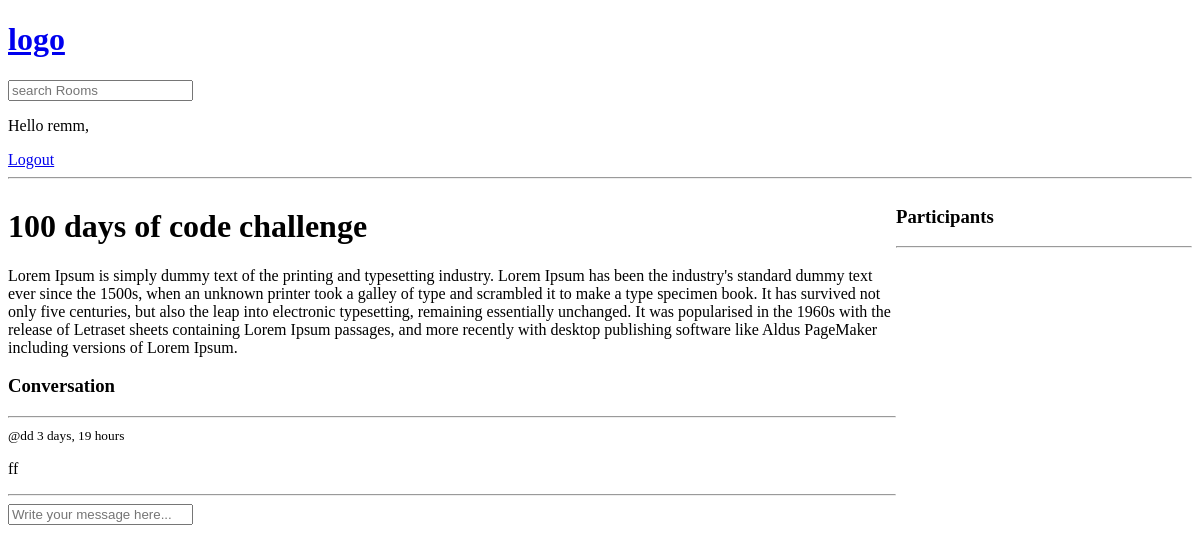
The app's page /room/2/ (signed in), older data.
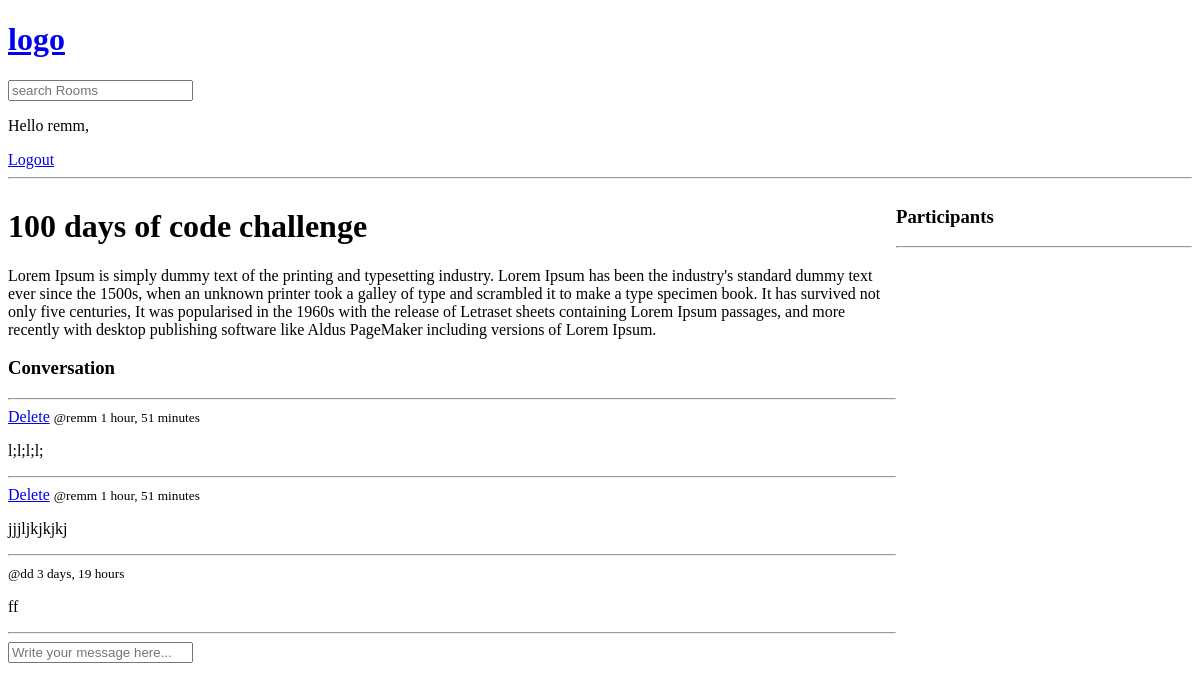
The same page, newer data.
### base/models.py (models this page shows, shortened)
class Room(models.Model):
    host=models.ForeignKey(User, on_delete=models.SET_NULL, null=True)
    topic=models.ForeignKey(Topic, on_delete=models.SET_NULL, null=True)
    name = models.CharField(max_length=200)
    description = models.TextField(null=True,blank=True)#null is allowed
    participants = models.ManyToManyField(User,related_name='participants',blank=True)
    updated = models.DateTimeField(auto_now=True)
    created = models.DateTimeField(auto_now_add=True)#initial time stamp
    class Meta:
        ordering = ['-updated','-created']

class Message(models.Model):
    user = models.ForeignKey(User, on_delete=models.CASCADE)
    room = models.ForeignKey(Room, on_delete=models.CASCADE)
    body = models.TextField()
    updated = models.DateTimeField(auto_now=True)
    created = models.DateTimeField(auto_now_add=True)#initial time stamp
    class Meta:
        ordering = ['-updated','-created']

### base/views.py (the view, shortened to what this page needs)
# urls.py: path('room/<str:pk>/',views.room,name="room"),
def room(request,pk):
    room = Room.objects.get(id=pk)
    room_messages=room.message_set.all()#.order_by('-created')
    participants = room.participants.all()
    context = {'room': room,'room_messages':room_messages,'participants':participants}
    return render(request,'base/room.html',context)

### base/templates/base/room.html (shortened to what this page needs)
{% extends 'main.html' %}
{% block content %}
<div class="room-container">
    <div>
        <h1>{{room.name}}</h1>
        <p>{{room.description}}</p>
        <div class="comment-wrapper">
            <h3>Conversation</h3>
            <hr>
            {% for message in room_messages %}
            <div>
                {% if request.user == message.user %}
                <a href="{% url 'delete-message' message.id  %}">Delete</a>
                {% endif %}
                <small>@{{message.user}} {{message.created|timesince}} </small>
                <p>{{message.body}}</p>
                <hr>
            </div>
            {% endfor %}
        </div>
        {% if request.user.is_authenticated %}
        <div class="comment-form">
            <form method="post" action="">
                <input type="text" name="body" placeholder="Write your message here..." />
            </form>
        </div>
        {% endif %}
    </div>
    <div>
        <h3>Participants</h3>
        <hr>
    </div>
</div>
{% endblock %}

Row changes from the older to the newer data that the page shows:
changed Room: description "…not only five centuries, but also the leap into electronic typesetting, remaining essentially unchanged. It was popularised in…" → "…not only five centuries, It was popularised in…"
added Message: shows "Delete", user "remm", created "1 hour, 51 minutes", body "l;l;l;l;"
added Message: shows "Delete", user "remm", created "1 hour, 51 minutes", body "jjjljkjkjkj"
